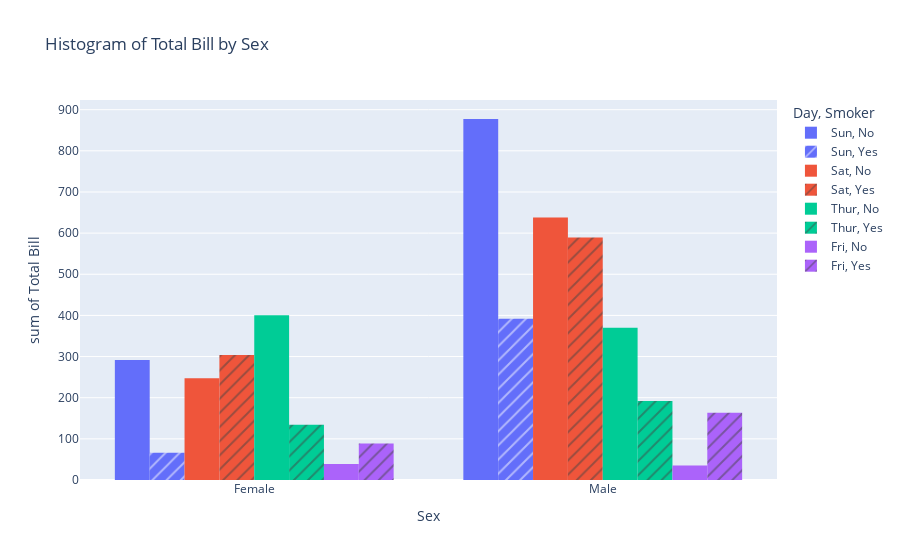

The cell this chart's notebook holds for it:
### Code cell
'''Q4. Using the iris dataset in the Plotly library, Plot a scatter matrix plot, using the "species" column for
the color parameter.
Note: Use "sepal_length", "sepal_width", "petal_length", "petal_width" columns only with the
dimensions parameter.'''


import plotly.express as px

# Load the tips dataset
tips = px.data.tips()

# Create a histogram for total_bill by sex
fig = px.histogram(tips, x='sex', y='total_bill', 
                   pattern_shape='smoker', color='day',
                   title='Histogram of Total Bill by Sex',
                   labels={'sex': 'Sex', 'total_bill': 'Total Bill', 'smoker': 'Smoker', 'day': 'Day'},
                   barmode='group')  # Optional: group bars by sex

# Show the plot
fig.show()

### Figure 1 — Plotly figure (JSON) as saved in the notebook; plotly's stock layout.template omitted (floating-point values rounded to 4 significant figures)
{"data": [{"alignmentgroup": "True", "bingroup": "x", "histfunc": "sum", "hovertemplate": "Day=Sun<br>Smoker=No<br>Sex=%{x}<br>sum of Total Bill=%{y}<extra></extra>", "legendgroup": "Sun, No", "marker": {"color": "#636efa", "pattern": {"shape": ""}}, "name": "Sun, No", "offsetgroup": "Sun, No", "orientation": "v", "showlegend": true, "type": "histogram", "x": ["Female", "Male", "Male", "Male", "Female", "Male", "Male", "Male", "Male", "Male", "Male", "Female", "Male", "Male", "Female", "Male", "Female", "Male", "Female", "Male", "Male", "Male", "Male", "Male", "Male", "Male", "Male", "Male", "Male", "Female", "Female", "Male", "Male", "Male", "Male", "Male", "Female", "Female", "Male", "Male", "Male", "Male", "Male", "Male", "Female", "Male", "Female", "Female", "Male", "Male", "Male", "Female", "Male", "Male", "Male", "Male", "Male"], "xaxis": "x", "y": [16.99, 10.34, 21.01, 23.68, 24.59, 25.29, 8.77, 26.88, 15.04, 14.78, 10.27, 35.26, 15.42, 18.43, 14.83, 21.58, 10.33, 16.29, 16.97, 17.46, 13.94, 9.68, 30.4, 18.29, 22.23, 32.4, 28.55, 18.04, 12.54, 10.29, 34.81, 9.94, 25.56, 19.49, 38.07, 23.95, 25.71, 17.31, 29.93, 14.07, 13.13, 17.26, 24.55, 19.77, 29.85, 48.17, 25, 13.39, 16.49, 21.5, 12.66, 16.21, 13.81, 24.52, 20.76, 31.71, 20.69], "yaxis": "y"}, {"alignmentgroup": "True", "bingroup": "x", "histfunc": "sum", "hovertemplate": "Day=Sun<br>Smoker=Yes<br>Sex=%{x}<br>sum of Total Bill=%{y}<extra></extra>", "legendgroup": "Sun, Yes", "marker": {"color": "#636efa", "pattern": {"shape": "/"}}, "name": "Sun, Yes", "offsetgroup": "Sun, Yes", "orientation": "v", "showlegend": true, "type": "histogram", "x": ["Female", "Male", "Male", "Male", "Male", "Male", "Male", "Female", "Male", "Male", "Male", "Male", "Male", "Male", "Female", "Male", "Female", "Male", "Male"], "xaxis": "x", "y": [17.51, 7.25, 31.85, 16.82, 32.9, 17.89, 14.48, 9.6, 34.63, 34.65, 23.33, 45.35, 23.17, 40.55, 20.9, 30.46, 18.15, 23.1, 15.69], "yaxis": "y"}, {"alignmentgroup": "True", "bingroup": "x", "histfunc": "sum", "hovertemplate": "Day=Sat<br>Smoker=No<br>Sex=%{x}<br>sum of Total Bill=%{y}<extra></extra>", "legendgroup": "Sat, No", "marker": {"color": "#EF553B", "pattern": {"shape": ""}}, "name": "Sat, No", "offsetgroup": "Sat, No", "orientation": "v", "showlegend": true, "type": "histogram", "x": ["Male", "Male", "Female", "Female", "Male", "Male", "Male", "Male", "Male", "Male", "Female", "Male", "Male", "Female", "Female", "Male", "Male", "Male", "Female", "Male", "Male", "Male", "Female", "Male", "Male", "Male", "Female", "Male", "Male", "Female", "Female", "Male", "Female", "Male", "Male", "Female", "Male", "Male", "Male", "Male", "Male", "Male", "Female", "Male", "Male"], "xaxis": "x", "y": [20.65, 17.92, 20.29, 15.77, 39.42, 19.82, 17.81, 13.37, 12.69, 21.7, 19.65, 9.55, 18.35, 15.06, 20.69, 17.78, 24.06, 16.31, 16.93, 18.69, 31.27, 16.04, 26.41, 48.27, 17.59, 20.08, 16.45, 20.23, 12.02, 17.07, 14.73, 10.51, 20.92, 18.24, 14, 7.25, 48.33, 20.45, 13.28, 11.61, 10.77, 10.07, 35.83, 29.03, 17.82], "yaxis": "y"}, {"alignmentgroup": "True", "bingroup": "x", "histfunc": "sum", "hovertemplate": "Day=Sat<br>Smoker=Yes<br>Sex=%{x}<br>sum of Total Bill=%{y}<extra></extra>", "legendgroup": "Sat, Yes", "marker": {"color": "#EF553B", "pattern": {"shape": "/"}}, "name": "Sat, Yes", "offsetgroup": "Sat, Yes", "orientation": "v", "showlegend": true, "type": "histogram", "x": ["Male", "Male", "Male", "Male", "Male", "Male", "Female", "Male", "Female", "Female", "Male", "Female", "Female", "Male", "Male", "Male", "Female", "Female", "Female", "Male", "Male", "Male", "Male", "Male", "Female", "Male", "Male", "Female", "Female", "Female", "Male", "Male", "Male", "Female", "Female", "Male", "Male", "Male", "Male", "Male", "Female", "Male"], "xaxis": "x", "y": [38.01, 11.24, 20.29, 13.81, 11.02, 18.29, 3.07, 15.01, 26.86, 25.28, 17.92, 44.3, 22.42, 15.36, 20.49, 25.21, 14.31, 10.59, 10.63, 50.81, 15.81, 26.59, 38.73, 24.27, 12.76, 30.06, 25.89, 13.27, 28.17, 12.9, 28.15, 11.59, 7.74, 30.14, 22.12, 24.01, 15.69, 15.53, 12.6, 32.83, 27.18, 22.67], "yaxis": "y"}, {"alignmentgroup": "True", "bingroup": "x", "histfunc": "sum", "hovertemplate": "Day=Thur<br>Smoker=No<br>Sex=%{x}<br>sum of Total Bill=%{y}<extra></extra>", "legendgroup": "Thur, No", "marker": {"color": "#00cc96", "pattern": {"shape": ""}}, "name": "Thur, No", "offsetgroup": "Thur, No", "orientation": "v", "showlegend": true, "type": "histogram", "x": ["Male", "Male", "Male", "Male", "Female", "Male", "Female", "Male", "Male", "Male", "Male", "Female", "Female", "Female", "Male", "Female", "Male", "Male", "Female", "Female", "Male", "Female", "Female", "Male", "Male", "Female", "Female", "Female", "Female", "Female", "Female", "Female", "Female", "Female", "Male", "Male", "Female", "Female", "Female", "Female", "Female", "Male", "Male", "Male", "Female"], "xaxis": "x", "y": [27.2, 22.76, 17.29, 16.66, 10.07, 15.98, 34.83, 13.03, 18.28, 24.71, 21.16, 10.65, 12.43, 24.08, 11.69, 13.42, 14.26, 15.95, 12.48, 29.8, 8.52, 14.52, 11.38, 22.82, 19.08, 20.27, 11.17, 12.26, 18.26, 8.51, 10.33, 14.15, 13.16, 17.47, 34.3, 41.19, 27.05, 16.43, 8.35, 18.64, 11.87, 9.78, 7.51, 7.56, 18.78], "yaxis": "y"}, {"alignmentgroup": "True", "bingroup": "x", "histfunc": "sum", "hovertemplate": "Day=Thur<br>Smoker=Yes<br>Sex=%{x}<br>sum of Total Bill=%{y}<extra></extra>", "legendgroup": "Thur, Yes", "marker": {"color": "#00cc96", "pattern": {"shape": "/"}}, "name": "Thur, Yes", "offsetgroup": "Thur, Yes", "orientation": "v", "showlegend": true, "type": "histogram", "x": ["Male", "Male", "Male", "Female", "Male", "Male", "Male", "Male", "Female", "Female", "Male", "Male", "Female", "Female", "Female", "Male", "Female"], "xaxis": "x", "y": [19.44, 32.68, 16, 19.81, 28.44, 15.48, 16.58, 10.34, 43.11, 13, 13.51, 18.71, 12.74, 13, 16.4, 20.53, 16.47], "yaxis": "y"}, {"alignmentgroup": "True", "bingroup": "x", "histfunc": "sum", "hovertemplate": "Day=Fri<br>Smoker=No<br>Sex=%{x}<br>sum of Total Bill=%{y}<extra></extra>", "legendgroup": "Fri, No", "marker": {"color": "#ab63fa", "pattern": {"shape": ""}}, "name": "Fri, No", "offsetgroup": "Fri, No", "orientation": "v", "showlegend": true, "type": "histogram", "x": ["Male", "Female", "Male", "Female"], "xaxis": "x", "y": [22.49, 22.75, 12.46, 15.98], "yaxis": "y"}, {"alignmentgroup": "True", "bingroup": "x", "histfunc": "sum", "hovertemplate": "Day=Fri<br>Smoker=Yes<br>Sex=%{x}<br>sum of Total Bill=%{y}<extra></extra>", "legendgroup": "Fri, Yes", "marker": {"color": "#ab63fa", "pattern": {"shape": "/"}}, "name": "Fri, Yes", "offsetgroup": "Fri, Yes", "orientation": "v", "showlegend": true, "type": "histogram", "x": ["Male", "Female", "Female", "Male", "Male", "Male", "Male", "Female", "Female", "Male", "Female", "Male", "Male", "Female", "Female"], "xaxis": "x", "y": [28.97, 5.75, 16.32, 40.17, 27.28, 12.03, 21.01, 11.35, 15.38, 12.16, 13.42, 8.58, 13.42, 16.27, 10.09], "yaxis": "y"}], "layout": {"barmode": "group", "legend": {"title": {"text": "Day, Smoker"}, "tracegroupgap": 0}, "title": {"text": "Histogram of Total Bill by Sex"}, "xaxis": {"anchor": "y", "domain": [0, 1], "title": {"text": "Sex"}}, "yaxis": {"anchor": "x", "domain": [0, 1], "title": {"text": "sum of Total Bill"}}}}
